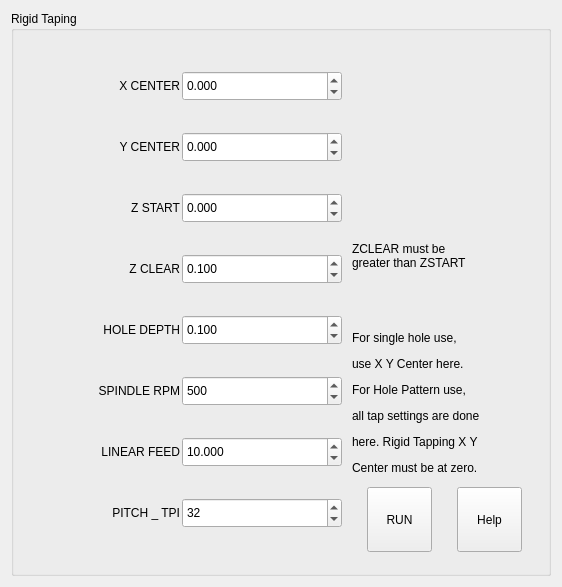
            <widget class="QWidget" name="tab_12">
             <attribute name="title">
              <string>Rigid Tap</string>
             </attribute>
             <layout class="QVBoxLayout" name="verticalLayout_23">
              <item>
               <widget class="QGroupBox" name="groupBox_8">
                <property name="minimumSize">
                 <size>
                  <width>540</width>
                  <height>565</height>
                 </size>
                </property>
                <property name="title">
                 <string>Rigid Taping</string>
                </property>
                <layout class="QHBoxLayout" name="horizontalLayout_28">
                 <item>
                  <layout class="QGridLayout" name="gridLayout_15">
                   <property name="topMargin">
                    <number>2</number>
                   </property>
                   <property name="rightMargin">
                    <number>2</number>
                   </property>
                   <property name="bottomMargin">
                    <number>2</number>
                   </property>
                   <property name="spacing">
                    <number>2</number>
                   </property>
                   <item row="0" column="1">
                    <widget class="QDoubleSpinBox" name="ops_tap_x_center">
                     <property name="minimumSize">
                      <size>
                       <width>160</width>
                       <height>30</height>
                      </size>
                     </property>
                     <property name="toolTip">
                      <string>&lt;html&gt;&lt;head/&gt;&lt;body&gt;&lt;p&gt;Tap X center value. Leave at 0 to start over the active offset X0 Y0 and must be 0 when used with the pattern tab.&lt;/p&gt;&lt;/body&gt;&lt;/html&gt;</string>
                     </property>
                     <property name="toolTipDuration">
                      <number>-1</number>
                     </property>
                     <property name="decimals">
                      <number>3</number>
                     </property>
                     <property name="minimum">
                      <double>-999.000000000000000</double>
                     </property>
                     <property name="maximum">
                      <double>999.000000000000000</double>
                     </property>
                     <property name="singleStep">
                      <double>0.001000000000000</double>
                     </property>
                     <property name="value">
                      <double>0.000000000000000</double>
                     </property>
                     <property name="function" stdset="0">
                      <string>set_var</string>
                     </property>
                     <property name="variable" stdset="0">
                      <string>2060</string>
                     </property>
                     <property name="input" stdset="0">
                      <string>number</string>
                     </property>
                    </widget>
                   </item>
                   <item row="2" column="0">
                    <widget class="QLabel" name="label_62">
                     <property name="minimumSize">
                      <size>
                       <width>120</width>
                       <height>30</height>
                      </size>
                     </property>
                     <property name="text">
                      <string>Z START</string>
                     </property>
                     <property name="alignment">
                      <set>Qt::AlignRight|Qt::AlignTrailing|Qt::AlignVCenter</set>
                     </property>
                    </widget>
                   </item>
                   <item row="0" column="0">
                    <widget class="QLabel" name="label_70">
                     <property name="minimumSize">
                      <size>
                       <width>120</width>
                       <height>30</height>
                      </size>
                     </property>
                     <property name="text">
                      <string>X CENTER</string>
                     </property>
                     <property name="alignment">
                      <set>Qt::AlignRight|Qt::AlignTrailing|Qt::AlignVCenter</set>
                     </property>
                    </widget>
                   </item>
                   <item row="1" column="0">
                    <widget class="QLabel" name="label_69">
                     <property name="minimumSize">
                      <size>
                       <width>120</width>
                       <height>30</height>
                      </size>
                     </property>
                     <property name="text">
                      <string>Y CENTER</string>
                     </property>
                     <property name="alignment">
                      <set>Qt::AlignRight|Qt::AlignTrailing|Qt::AlignVCenter</set>
                     </property>
                    </widget>
                   </item>
                   <item row="5" column="0">
                    <widget class="QLabel" name="label_75">
                     <property name="minimumSize">
                      <size>
                       <width>120</width>
                       <height>30</height>
                      </size>
                     </property>
                     <property name="text">
                      <string>SPINDLE RPM</string>
                     </property>
                     <property name="alignment">
                      <set>Qt::AlignRight|Qt::AlignTrailing|Qt::AlignVCenter</set>
                     </property>
                    </widget>
                   </item>
                   <item row="2" column="1">
                    <widget class="QDoubleSpinBox" name="ops_tap_z_start">
                     <property name="minimumSize">
                      <size>
                       <width>160</width>
                       <height>30</height>
                      </size>
                     </property>
                     <property name="toolTip">
                      <string>&lt;html&gt;&lt;head/&gt;&lt;body&gt;&lt;p&gt;Z Start plane for tapping. Must be a value lower than Z clear.&lt;/p&gt;&lt;/body&gt;&lt;/html&gt;</string>
                     </property>
                     <property name="toolTipDuration">
                      <number>-1</number>
                     </property>
                     <property name="decimals">
                      <number>3</number>
                     </property>
                     <property name="minimum">
                      <double>-999.000000000000000</double>
                     </property>
                     <property name="maximum">
                      <double>999.000000000000000</double>
                     </property>
                     <property name="singleStep">
                      <double>0.001000000000000</double>
                     </property>
                     <property name="value">
                      <double>0.000000000000000</double>
                     </property>
                     <property name="function" stdset="0">
                      <string>set_var</string>
                     </property>
                     <property name="variable" stdset="0">
                      <string>2062</string>
                     </property>
                     <property name="input" stdset="0">
                      <string>number</string>
                     </property>
                    </widget>
                   </item>
                   <item row="4" column="0">
                    <widget class="QLabel" name="label_76">
                     <property name="minimumSize">
                      <size>
                       <width>120</width>
                       <height>30</height>
                      </size>
                     </property>
                     <property name="text">
                      <string>HOLE DEPTH</string>
                     </property>
                     <property name="alignment">
                      <set>Qt::AlignRight|Qt::AlignTrailing|Qt::AlignVCenter</set>
                     </property>
                    </widget>
                   </item>
                   <item row="3" column="0">
                    <widget class="QLabel" name="label_74">
                     <property name="minimumSize">
                      <size>
                       <width>120</width>
                       <height>30</height>
                      </size>
                     </property>
                     <property name="text">
                      <string>Z CLEAR</string>
                     </property>
                     <property name="alignment">
                      <set>Qt::AlignRight|Qt::AlignTrailing|Qt::AlignVCenter</set>
                     </property>
                    </widget>
                   </item>
                   <item row="3" column="1">
                    <widget class="QDoubleSpinBox" name="ops_tap_z_clear">
                     <property name="minimumSize">
                      <size>
                       <width>160</width>
                       <height>30</height>
                      </size>
                     </property>
                     <property name="toolTip">
                      <string>&lt;html&gt;&lt;head/&gt;&lt;body&gt;&lt;p&gt;Z Return plane for tapping. Must be a value greater than Z Start.&lt;/p&gt;&lt;/body&gt;&lt;/html&gt;</string>
                     </property>
                     <property name="toolTipDuration">
                      <number>-1</number>
                     </property>
                     <property name="decimals">
                      <number>3</number>
                     </property>
                     <property name="minimum">
                      <double>0.000000000000000</double>
                     </property>
                     <property name="maximum">
                      <double>999.000000000000000</double>
                     </property>
                     <property name="singleStep">
                      <double>0.001000000000000</double>
                     </property>
                     <property name="value">
                      <double>0.100000000000000</double>
                     </property>
                     <property name="function" stdset="0">
                      <string>set_var</string>
                     </property>
                     <property name="variable" stdset="0">
                      <string>2063</string>
                     </property>
                     <property name="input" stdset="0">
                      <string>number</string>
                     </property>
                    </widget>
                   </item>
                   <item row="4" column="1">
                    <widget class="QDoubleSpinBox" name="ops_tap_z_depth">
                     <property name="minimumSize">
                      <size>
                       <width>160</width>
                       <height>30</height>
                      </size>
                     </property>
                     <property name="toolTip">
                      <string>&lt;html&gt;&lt;head/&gt;&lt;body&gt;&lt;p&gt;Thread Depth from the Z Start plane.&lt;/p&gt;&lt;/body&gt;&lt;/html&gt;</string>
                     </property>
                     <property name="toolTipDuration">
                      <number>-1</number>
                     </property>
                     <property name="decimals">
                      <number>3</number>
                     </property>
                     <property name="minimum">
                      <double>0.000000000000000</double>
                     </property>
                     <property name="maximum">
                      <double>999.000000000000000</double>
                     </property>
                     <property name="singleStep">
                      <double>0.001000000000000</double>
                     </property>
                     <property name="value">
                      <double>0.100000000000000</double>
                     </property>
                     <property name="function" stdset="0">
                      <string>set_var</string>
                     </property>
                     <property name="variable" stdset="0">
                      <string>2064</string>
                     </property>
                     <property name="input" stdset="0">
                      <string>number</string>
                     </property>
                    </widget>
                   </item>
                   <item row="1" column="1">
                    <widget class="QDoubleSpinBox" name="ops_tap_y_center">
                     <property name="minimumSize">
                      <size>
                       <width>160</width>
                       <height>30</height>
                      </size>
                     </property>
                     <property name="toolTip">
                      <string>&lt;html&gt;&lt;head/&gt;&lt;body&gt;&lt;p&gt;Tap Y center value. Leave at 0 to start over the active offset X0 Y0 and must be 0 when used with the pattern tab.&lt;/p&gt;&lt;/body&gt;&lt;/html&gt;</string>
                     </property>
                     <property name="toolTipDuration">
                      <number>-1</number>
                     </property>
                     <property name="decimals">
                      <number>3</number>
                     </property>
                     <property name="minimum">
                      <double>-999.000000000000000</double>
                     </property>
                     <property name="maximum">
                      <double>999.000000000000000</double>
                     </property>
                     <property name="singleStep">
                      <double>0.001000000000000</double>
                     </property>
                     <property name="value">
                      <double>0.000000000000000</double>
                     </property>
                     <property name="function" stdset="0">
                      <string>set_var</string>
                     </property>
                     <property name="variable" stdset="0">
                      <string>2061</string>
                     </property>
                     <property name="input" stdset="0">
                      <string>number</string>
                     </property>
                    </widget>
                   </item>
                   <item row="6" column="0">
                    <widget class="QLabel" name="label_80">
                     <property name="minimumSize">
                      <size>
                       <width>120</width>
                       <height>30</height>
                      </size>
                     </property>
                     <property name="text">
                      <string> LINEAR FEED</string>
                     </property>
                     <property name="alignment">
                      <set>Qt::AlignRight|Qt::AlignTrailing|Qt::AlignVCenter</set>
                     </property>
                    </widget>
                   </item>
                   <item row="5" column="1">
                    <widget class="QDoubleSpinBox" name="ops_tap_speed">
                     <property name="minimumSize">
                      <size>
                       <width>160</width>
                       <height>30</height>
                      </size>
                     </property>
                     <property name="toolTip">
                      <string>&lt;html&gt;&lt;head/&gt;&lt;body&gt;&lt;p&gt;Spindle Speed for Rigid Tap op.&lt;/p&gt;&lt;/body&gt;&lt;/html&gt;</string>
                     </property>
                     <property name="toolTipDuration">
                      <number>-1</number>
                     </property>
                     <property name="decimals">
                      <number>0</number>
                     </property>
                     <property name="minimum">
                      <double>0.000000000000000</double>
                     </property>
                     <property name="maximum">
                      <double>9999.000000000000000</double>
                     </property>
                     <property name="singleStep">
                      <double>0.100000000000000</double>
                     </property>
                     <property name="value">
                      <double>500.000000000000000</double>
                     </property>
                     <property name="function" stdset="0">
                      <string>set_var</string>
                     </property>
                     <property name="variable" stdset="0">
                      <string>2067</string>
                     </property>
                     <property name="input" stdset="0">
                      <string>number</string>
                     </property>
                    </widget>
                   </item>
                   <item row="6" column="1">
                    <widget class="QDoubleSpinBox" name="ops_tap_feed">
                     <property name="minimumSize">
                      <size>
                       <width>160</width>
                       <height>30</height>
                      </size>
                     </property>
                     <property name="toolTip">
                      <string>&lt;html&gt;&lt;head/&gt;&lt;body&gt;&lt;p&gt;Feedrate for Z linear moves in the Rigid Tap op.&lt;/p&gt;&lt;/body&gt;&lt;/html&gt;</string>
                     </property>
                     <property name="toolTipDuration">
                      <number>-1</number>
                     </property>
                     <property name="decimals">
                      <number>3</number>
                     </property>
                     <property name="minimum">
                      <double>0.000000000000000</double>
                     </property>
                     <property name="maximum">
                      <double>999.000000000000000</double>
                     </property>
                     <property name="singleStep">
                      <double>0.001000000000000</double>
                     </property>
                     <property name="value">
                      <double>10.000000000000000</double>
                     </property>
                     <property name="function" stdset="0">
                      <string>set_var</string>
                     </property>
                     <property name="variable" stdset="0">
                      <string>2068</string>
                     </property>
                     <property name="input" stdset="0">
                      <string>number</string>
                     </property>
                    </widget>
                   </item>
                   <item row="7" column="0">
                    <widget class="QLabel" name="label_73">
                     <property name="minimumSize">
                      <size>
                       <width>120</width>
                       <height>30</height>
                      </size>
                     </property>
                     <property name="text">
                      <string>PITCH _ TPI</string>
                     </property>
                     <property name="alignment">
                      <set>Qt::AlignRight|Qt::AlignTrailing|Qt::AlignVCenter</set>
                     </property>
                    </widget>
                   </item>
                   <item row="7" column="1">
                    <widget class="QDoubleSpinBox" name="ops_tap_tpi">
                     <property name="minimumSize">
                      <size>
                       <width>160</width>
                       <height>30</height>
                      </size>
                     </property>
                     <property name="toolTip">
                      <string>&lt;html&gt;&lt;head/&gt;&lt;body&gt;&lt;p&gt;Enter the thread pitch (TPI) for the tap. &lt;/p&gt;&lt;/body&gt;&lt;/html&gt;</string>
                     </property>
                     <property name="toolTipDuration">
                      <number>-1</number>
                     </property>
                     <property name="decimals">
                      <number>0</number>
                     </property>
                     <property name="minimum">
                      <double>0.000000000000000</double>
                     </property>
                     <property name="maximum">
                      <double>99.000000000000000</double>
                     </property>
                     <property name="singleStep">
                      <double>1.000000000000000</double>
                     </property>
                     <property name="value">
                      <double>32.000000000000000</double>
                     </property>
                     <property name="function" stdset="0">
                      <string>set_var</string>
                     </property>
                     <property name="variable" stdset="0">
                      <string>2065</string>
                     </property>
                     <property name="input" stdset="0">
                      <string>number</string>
                     </property>
                    </widget>
                   </item>
                  </layout>
                 </item>
                 <item>
                  <layout class="QGridLayout" name="gridLayout_16">
                   <property name="leftMargin">
                    <number>2</number>
                   </property>
                   <property name="topMargin">
                    <number>2</number>
                   </property>
                   <property name="rightMargin">
                    <number>2</number>
                   </property>
                   <property name="bottomMargin">
                    <number>2</number>
                   </property>
                   <item row="2" column="0">
                    <widget class="QLabel" name="label_71">
                     <property name="minimumSize">
                      <size>
                       <width>175</width>
                       <height>150</height>
                      </size>
                     </property>
                     <property name="text">
                      <string>&lt;html&gt;&lt;head/&gt;&lt;body&gt;&lt;p&gt;For single hole use, &lt;/p&gt;&lt;p&gt;use X Y Center here.&lt;/p&gt;&lt;p&gt;For Hole Pattern use, &lt;/p&gt;&lt;p&gt;all tap settings are done&lt;/p&gt;&lt;p&gt;here. Rigid Tapping X Y &lt;/p&gt;&lt;p&gt;Center must be at zero.&lt;/p&gt;&lt;/body&gt;&lt;/html&gt;</string>
                     </property>
                     <property name="alignment">
                      <set>Qt::AlignLeading|Qt::AlignLeft|Qt::AlignTop</set>
                     </property>
                    </widget>
                   </item>
                   <item row="3" column="0">
                    <layout class="QHBoxLayout" name="horizontalLayout_27">
                     <property name="spacing">
                      <number>20</number>
                     </property>
                     <property name="leftMargin">
                      <number>10</number>
                     </property>
                     <property name="rightMargin">
                      <number>10</number>
                     </property>
                     <property name="bottomMargin">
                      <number>10</number>
                     </property>
                     <item>
                      <widget class="QPushButton" name="pushButton_4">
                       <property name="minimumSize">
                        <size>
                         <width>65</width>
                         <height>65</height>
                        </size>
                       </property>
                       <property name="maximumSize">
                        <size>
                         <width>65</width>
                         <height>65</height>
                        </size>
                       </property>
                       <property name="text">
                        <string>RUN</string>
                       </property>
                       <property name="function" stdset="0">
                        <string>mdi</string>
                       </property>
                       <property name="command" stdset="0">
                        <string>o&lt;rigid_tap&gt; call</string>
                       </property>
                      </widget>
                     </item>
                     <item>
                      <widget class="QPushButton" name="rigid_tap_help">
                       <property name="minimumSize">
                        <size>
                         <width>65</width>
                         <height>65</height>
                        </size>
                       </property>
                       <property name="maximumSize">
                        <size>
                         <width>65</width>
                         <height>65</height>
                        </size>
                       </property>
                       <property name="text">
                        <string>Help</string>
                       </property>
                       <property name="function" stdset="0">
                        <string>help</string>
                       </property>
                       <property name="file" stdset="0">
                        <string>rigid_tap.txt</string>
                       </property>
                       <property name="topic" stdset="0">
                        <string>Rigid Tap Help</string>
                       </property>
                       <property name="x_pos" stdset="0">
                        <string>30</string>
                       </property>
                       <property name="y_pos" stdset="0">
                        <string>100</string>
                       </property>
                       <property name="horz_size" stdset="0">
                        <string>540</string>
                       </property>
                       <property name="vert_size" stdset="0">
                        <string>300</string>
                       </property>
                      </widget>
                     </item>
                    </layout>
                   </item>
                   <item row="1" column="0">
                    <widget class="QLabel" name="label_83">
                     <property name="minimumSize">
                      <size>
                       <width>185</width>
                       <height>60</height>
                      </size>
                     </property>
                     <property name="text">
                      <string>ZCLEAR must be
greater than ZSTART</string>
                     </property>
                     <property name="alignment">
                      <set>Qt::AlignLeading|Qt::AlignLeft|Qt::AlignTop</set>
                     </property>
                    </widget>
                   </item>
                   <item row="0" column="0">
                    <spacer name="verticalSpacer_3">
                     <property name="orientation">
                      <enum>Qt::Vertical</enum>
                     </property>
                     <property name="sizeType">
                      <enum>QSizePolicy::Minimum</enum>
                     </property>
                     <property name="sizeHint" stdset="0">
                      <size>
                       <width>20</width>
                       <height>200</height>
                      </size>
                     </property>
                    </spacer>
                   </item>
                  </layout>
                 </item>
                </layout>
               </widget>
              </item>
             </layout>
            </widget>
